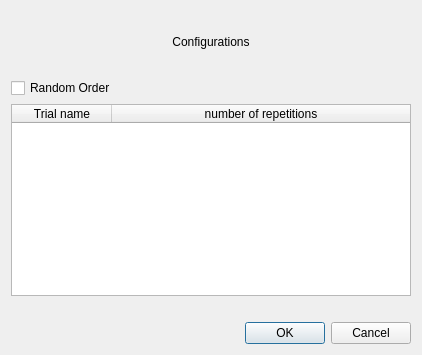
<?xml version="1.0" encoding="UTF-8"?>
<ui version="4.0">
 <class>Random</class>
 <widget class="QDialog" name="Random">
  <property name="geometry">
   <rect>
    <x>0</x>
    <y>0</y>
    <width>422</width>
    <height>355</height>
   </rect>
  </property>
  <property name="windowTitle">
   <string>Dialog</string>
  </property>
  <layout class="QGridLayout" name="gridLayout_3">
   <item row="0" column="0">
    <layout class="QGridLayout" name="main_window_gridLayout" rowstretch="1,0,0,0,0,0" columnstretch="1,0">
     <item row="1" column="0">
      <widget class="QCheckBox" name="checkBox">
       <property name="text">
        <string>Random Order</string>
       </property>
      </widget>
     </item>
     <item row="0" column="0" colspan="2">
      <widget class="QLabel" name="explenation_label">
       <property name="styleSheet">
        <string notr="true">font: 20pt &quot;Arial&quot;;</string>
       </property>
       <property name="text">
        <string>Configurations</string>
       </property>
       <property name="alignment">
        <set>Qt::AlignCenter</set>
       </property>
      </widget>
     </item>
     <item row="4" column="0">
      <spacer name="verticalSpacer">
       <property name="orientation">
        <enum>Qt::Vertical</enum>
       </property>
       <property name="sizeHint" stdset="0">
        <size>
         <width>20</width>
         <height>20</height>
        </size>
       </property>
      </spacer>
     </item>
     <item row="5" column="0" colspan="2">
      <widget class="QDialogButtonBox" name="buttonBox">
       <property name="orientation">
        <enum>Qt::Horizontal</enum>
       </property>
       <property name="standardButtons">
        <set>QDialogButtonBox::Cancel|QDialogButtonBox::Ok</set>
       </property>
      </widget>
     </item>
     <item row="3" column="0" colspan="2">
      <widget class="QTableWidget" name="trials_tableWidget">
       <property name="styleSheet">
        <string notr="true">font: 12pt &quot;Arial&quot;;</string>
       </property>
       <attribute name="horizontalHeaderMinimumSectionSize">
        <number>100</number>
       </attribute>
       <attribute name="horizontalHeaderStretchLastSection">
        <bool>true</bool>
       </attribute>
       <attribute name="verticalHeaderMinimumSectionSize">
        <number>100</number>
       </attribute>
       <column>
        <property name="text">
         <string>Trial name</string>
        </property>
       </column>
       <column>
        <property name="text">
         <string>number of repetitions</string>
        </property>
       </column>
      </widget>
     </item>
    </layout>
   </item>
  </layout>
 </widget>
 <resources/>
 <connections>
  <connection>
   <sender>buttonBox</sender>
   <signal>accepted()</signal>
   <receiver>Random</receiver>
   <slot>accept()</slot>
   <hints>
    <hint type="sourcelabel">
     <x>248</x>
     <y>254</y>
    </hint>
    <hint type="destinationlabel">
     <x>157</x>
     <y>274</y>
    </hint>
   </hints>
  </connection>
  <connection>
   <sender>buttonBox</sender>
   <signal>rejected()</signal>
   <receiver>Random</receiver>
   <slot>reject()</slot>
   <hints>
    <hint type="sourcelabel">
     <x>316</x>
     <y>260</y>
    </hint>
    <hint type="destinationlabel">
     <x>286</x>
     <y>274</y>
    </hint>
   </hints>
  </connection>
 </connections>
</ui>
